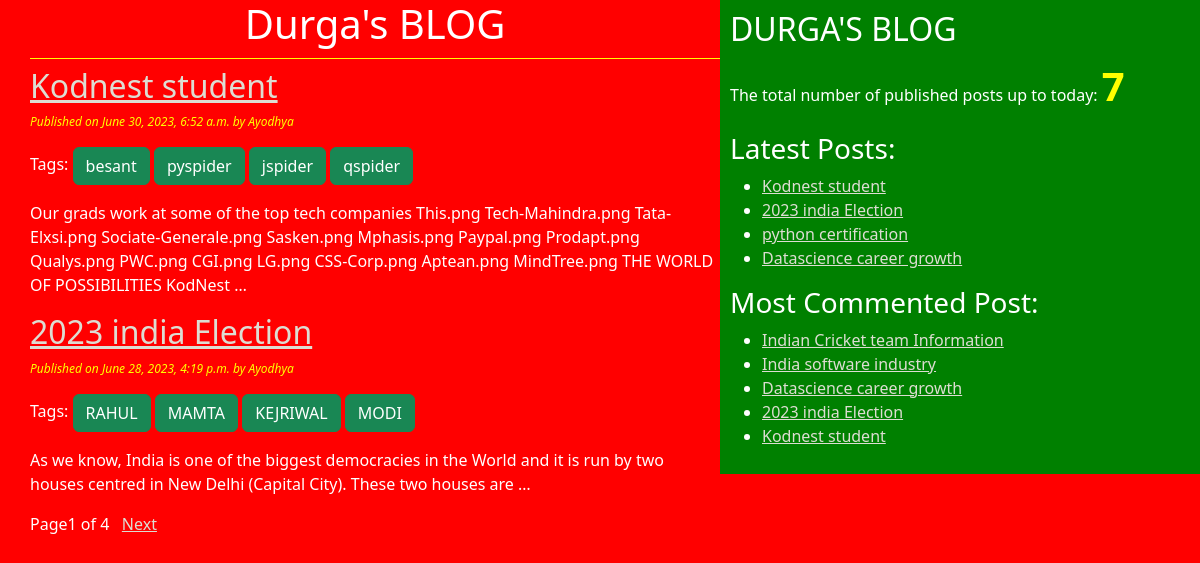
The page / on the database its author committed.
### blog/models.py (models this page shows, shortened)
class Post(models.Model):
    STATUS_CHOICES = (('draft','DRAFT'),('published','Published'))
    title = models.CharField(max_length=256)
    slug = models.SlugField(max_length=264,unique_for_date = 'publish')
    author = models.ForeignKey(User,related_name='blog_posts',on_delete=models.CASCADE)
    body = models.TextField()
    publish = models.DateTimeField(default = timezone.now)
    created = models.DateTimeField(auto_now_add=True)
    updated = models.DateTimeField(auto_now=True)
    status = models.CharField(max_length=10,choices = STATUS_CHOICES,default = 'draft')
    objects = CustomManager()
    tags = TaggableManager()
    class Meta:
        ordering = ('-publish',)
    def get_absolute_url(self):
        return reverse('post_detail',args = [self.publish.year,self.publish.strftime('%m'),self.publish.strftime('%d'),self.slug])

### blog/views.py (the view)
# urls.py: path('',views.post_list_view),
def post_list_view(request,tag_slug = None):
    post_list = Post.objects.all()
    tag = None
    if tag_slug:
        tag = get_object_or_404(Tag,slug = tag_slug)
        post_list = post_list.filter(tags__in  =[tag])
    paginator =Paginator(post_list,2)
    page_number = request.GET.get('page')
    try:
        post_list = paginator.page(page_number)
    except PageNotAnInteger:
        post_list = paginator.page(1)
    except EmptyPage:
        post_list = paginator.page(paginator.num_pages)
    return render(request,'post_list.html',{'post_list':post_list,'tag':tag})

### blog/models.py (called while the page is built)
  def get_queryset(self) -> QuerySet:
      return super().get_queryset().filter(status = 'published')

### blog/templatetags/blog_tags.py (called while the page is built)
@register.simple_tag(name = 'my_tag')
def total_posts():
    return Post.objects.count()

@register.inclusion_tag('blog/latest_posts123.html')
def show_latest_posts(count = 3):
    latest_posts = Post.objects.order_by('-publish')[:count]
    return {'latest_posts':latest_posts}

@register.simple_tag(name='get_most_commented_posts')
def get_most_commented_posts(count = 5):
     return Post.objects.annotate(total_comments  = Count('comments')).order_by('total_comments')[:count]

### templates/post_list.html (shortened to what this page needs)
<!DOCTYPE html>
{%extends 'base.html'%}
{%block content%}
  <h1>Durga's BLOG</h1>
  {%for post in post_list%}
      <a href = "{{post.get_absolute_url}}"><h2>{{post.title}}</h2></a>
      <p id  = 'date'>Published on {{post.publish}} by {{post.author|title}}</p>
      <p>Tags:
         {% for tag in post.tags.all %}
              <a href = "{%url 'post_list_by_tag_name' tag.slug %}"
               class = 'btn btn-success'>{{tag.name}}</a>
         {%endfor%}
      </p>
      {{post.body|truncatewords:30|linebreaks}}
  {%endfor%}
  {%include 'pagination.html' with page=post_list%}
{%endblock%}

### templates/base.html (shortened to what this page needs)
<!DOCTYPE HTML>
{% load blog_tags %}
<html lang="en" dir="ltr">
<head>
    <link href="https://cdn.jsdelivr.net/npm/bootstrap@5.3.0/dist/css/bootstrap.min.css" rel="stylesheet">
    <link rel="stylesheet" href="/static/blog1.css">
</head>
<body>
    <div class="content">
        {% block content %}{% endblock %}
    </div>
    <div class='sidebar'>
        <h2>DURGA'S BLOG</h2>
        <p>The total number of published posts up to today: <span id='pcount'>{% my_tag %}</span></p>
        <h3>Latest Posts:</h3>
        {% show_latest_posts 4 %}
        <h3>Most Commented Post:</h3>
        {% get_most_commented_posts as get_most_commented_posts %}
        <ul>
            {% for post in get_most_commented_posts %}
                <li><a href="{{ post.get_absolute_url }}">{{ post.title }}</a></li>
            {% endfor %}
        </ul>
    </div>
</body>
</html>

### templates/pagination.html (shortened to what this page needs)
<div class = "paginator">
   <span> Page{{ page.number}} of {{page.paginator.num_pages}}</span>&nbsp&nbsp
   {% if page.has_next%}
   <a href = "?page={{page.next_page_number}}">Next</a>
   {% endif%}
</div>

### blog/latest_posts123.html
<ul>
    {%for post in latest_posts%}
    <li><a href = "{{post.get_absolute_url}}">{{post.title}}</a></li>
    {%endfor%}
</ul>

### static/blog1.css (style rules this page uses)
.content { width:60%; float:left; padding:0 0 0 30px; background:red; height:100%; }
.sidebar { width:40%; float:right; padding:10px; background:green; height:100%; }
h1 { text-align: center; border-bottom: 1px solid yellow; padding-bottom: 10px; }
body { color:white; background:red; }
#date { color:yellow; font-size:12px; font-style: italic; }
a { color:#ddddd2; }
#pcount { font-size: 40px; color:yellow; font-weight: bold; }

### rows shown on the page
Post: title "Kodnest student", publish "June 30, 2023, 6:52 a.m.", author "Ayodhya", body "Our grads work at some of the top tech companies This.png Tech-Mahindra.png Tata-Elxsi.png Sociate-Generale.png Sasken.png Mphasis.png Paypal.png Prodapt.png Qualys.png PWC.png CGI.png LG.png CSS-Corp.png Aptean.png MindTree.png THE WORLD OF POSSIBILITIES KodNest …"
Tag: name "besant"
Tag: name "pyspider"
Tag: name "jspider"
Tag: name "qspider"
Post: title "2023 india Election", publish "June 28, 2023, 4:19 p.m.", author "Ayodhya", body "As we know, India is one of the biggest democracies in the World and it is run by two houses centred in New Delhi (Capital City). These two houses are …"
Tag: name "RAHUL"
Tag: name "MAMTA"
Tag: name "KEJRIWAL"
Tag: name "MODI"
Post: title "python certification"
Post: title "Datascience career growth"
Post: title "Indian Cricket team Information"
Post: title "India software industry"

### other values the page prints
{{ page.number }} "1"
{{ page.paginator.num_pages }} "4"
